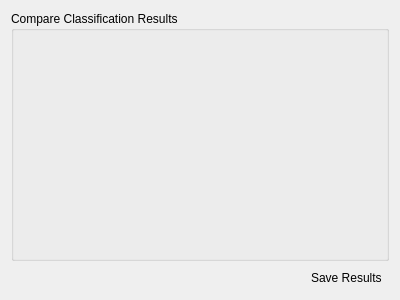
<?xml version="1.0" encoding="UTF-8"?>
<ui version="4.0">
 <class>ClassificationResultsWidget</class>
 <widget class="QWidget" name="ClassificationResultsWidget">
  <property name="geometry">
   <rect>
    <x>0</x>
    <y>0</y>
    <width>400</width>
    <height>300</height>
   </rect>
  </property>
  <property name="windowTitle">
   <string>Form</string>
  </property>
  <layout class="QGridLayout" name="gridLayout">
   <item row="0" column="0">
    <widget class="QGroupBox" name="groupBox_8">
     <property name="title">
      <string>Compare Classification Results</string>
     </property>
     <property name="flat">
      <bool>false</bool>
     </property>
     <layout class="QGridLayout" name="gridLayout_3">
      <item row="0" column="0">
       <widget class="QTabWidget" name="tabWidget_classificationresults">
        <property name="layoutDirection">
         <enum>Qt::LeftToRight</enum>
        </property>
        <property name="currentIndex">
         <number>-1</number>
        </property>
        <property name="iconSize">
         <size>
          <width>16</width>
          <height>16</height>
         </size>
        </property>
        <property name="elideMode">
         <enum>Qt::ElideNone</enum>
        </property>
        <property name="documentMode">
         <bool>true</bool>
        </property>
        <property name="movable">
         <bool>false</bool>
        </property>
       </widget>
      </item>
     </layout>
    </widget>
   </item>
   <item row="1" column="0">
    <layout class="QHBoxLayout" name="horizontalLayout_27">
     <item>
      <spacer name="horizontalSpacer_14">
       <property name="orientation">
        <enum>Qt::Horizontal</enum>
       </property>
       <property name="sizeHint" stdset="0">
        <size>
         <width>40</width>
         <height>20</height>
        </size>
       </property>
      </spacer>
     </item>
     <item>
      <widget class="QPushButton" name="pushButton_saveClassificationResults">
       <property name="layoutDirection">
        <enum>Qt::RightToLeft</enum>
       </property>
       <property name="text">
        <string>Save Results </string>
       </property>
       <property name="icon">
        <iconset resource="../../UI_Icons.qrc">
         <normaloff>:/Resources/UISymbols/UI_Save_Icon.svg</normaloff>:/Resources/UISymbols/UI_Save_Icon.svg</iconset>
       </property>
       <property name="iconSize">
        <size>
         <width>20</width>
         <height>20</height>
        </size>
       </property>
       <property name="flat">
        <bool>true</bool>
       </property>
      </widget>
     </item>
    </layout>
   </item>
  </layout>
 </widget>
 <resources>
  <include location="../../UI_Icons.qrc"/>
 </resources>
 <connections/>
</ui>
